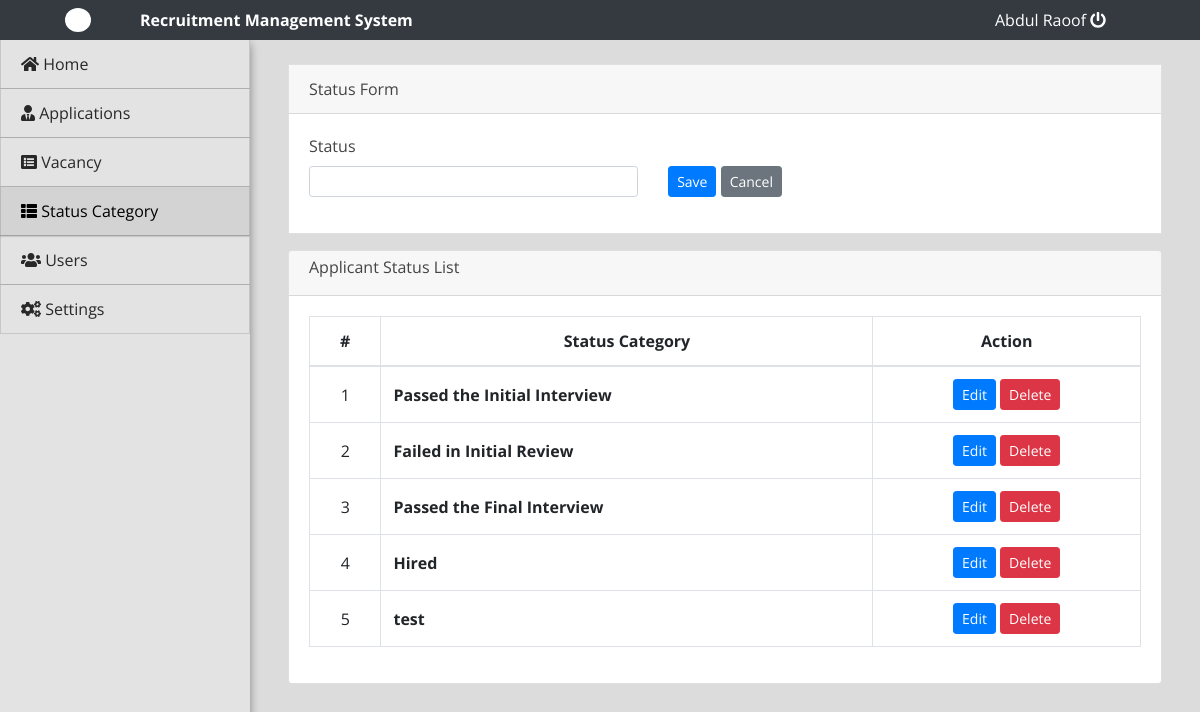
Screenshot of /admin/index.php?page=recruitment_status (signed in) with the database file from the repository.
### tables this page shows
CREATE TABLE `recruitment_status` (
  `id` int(30) NOT NULL,
  `status_label` varchar(200) NOT NULL,
  `status` tinyint(4) NOT NULL DEFAULT 1
);

### admin/recruitment_status.php (the view, shortened to what this page needs)
<?php include('db_connect.php');?>
<div class="container-fluid">
	<div class="col-lg-12">
		<div class="row justify-content-center">
			<div class="col-lg-12 col-md-12 col-sm-12">
				<form action="" id="manage-status-cat">
					<div class="card rounded-0 mb-3">
						<div class="card-header">
							Status Form
						</div>
						<div class="card-body">
								<div class="row align-items-end">
									<div class="col-lg-5 col-md-6 col-sm-12">
										<div class="form-group">
											<label class="control-label">Status</label>
											<input name="status_label" id="" cols="30" rows="2" class="form-control form-control-sm" />
										</div>
									</div>
									<div class="col-lg-5 col-md-6 col-sm-12">
										<div class="form-group">
											<button class="btn btn-sm btn-primary"> Save</button>
											<button class="btn btn-sm btn-secondary" type="button" onclick="_reset()"> Cancel</button>
										</div>
									</div>
								</div>
						</div>
					</div>
				</form>
			</div>
		</div>
		<div class="row">
			<div class="col-md-12">
				<div class="card">
					<div class="card-header py-1">
						<div class="card-title">Applicant Status List</div>
					</div>
					<div class="card-body">
						<table class="table table-bordered table-hover">
							<thead>
								<tr>
									<th class="text-center">#</th>
									<th class="text-center">Status Category</th>
									<th class="text-center">Action</th>
								</tr>
							</thead>
							<tbody>
								<?php
								$i = 1;
								$types = $conn->query("SELECT * FROM recruitment_status where status = 1 order by id asc");
								while($row=$types->fetch_assoc()):
								?>
								<tr>
									<td class="text-center"><?php echo $i++ ?></td>
									<td class="">
										 <p> <b><?php echo $row['status_label'] ?></b></p>
									</td>
									<td class="text-center">
										<button class="btn btn-sm btn-primary edit_scat" type="button" data-id="<?php echo $row['id'] ?>" data-status_label="<?php echo $row['status_label'] ?>"  >Edit</button>
										<button class="btn btn-sm btn-danger delete_scat" type="button" data-id="<?php echo $row['id'] ?>">Delete</button>
									</td>
								</tr>
								<?php endwhile; ?>
							</tbody>
						</table>
					</div>
				</div>
			</div>
		</div>
	</div>
</div>

### admin/assets/css/style.css (style rules this page uses)
body { font-family: "Open Sans", sans-serif; color: #444444; width: 100%; height: calc(100%); }
.justify-content-center { justify-content: center !important; }

### admin/index.php (style rules this page uses)
body { background: #80808045; }

### admin/recruitment_status.php (style rules this page uses)
td { vertical-align: middle !important; }
td p { margin: unset }

### rows the page displays
recruitment_status: status_label "Passed the Initial Interview"
recruitment_status: status_label "Failed in Initial Review"
recruitment_status: status_label "Passed the Final Interview"
recruitment_status: status_label "Hired"
recruitment_status: status_label "test"

### other values shown
$_SESSION['login_name'] "Abdul Raoof"
